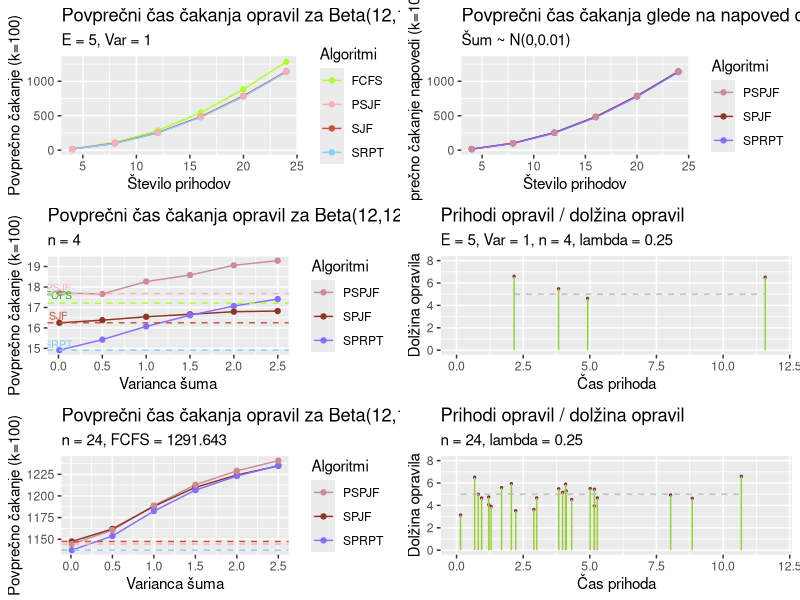

Generate this figure with R:
# Vizualizacija
# dal sem k = 1000 (v PYTHON), dogajajo se cudne stvari, verjetno ni problem v prvotnih algoritmih
#install.packages("ggpubr")

library(ggplot2)
library(tidyr)
library(ggpubr)

b_24 = read.csv("b_24.csv")
#set.seed(0)
#b_24 = casi_prihodov_beta( 0.5, 0.01, 24, 10 , 0.01, 0.25)
#b_24 = as_tibble(b_24)
#write.csv(b_24, "b_24.csv")


Beta_porazdelitev_n = read.csv("beta_n.csv")

Beta = Beta_porazdelitev_n[,0:4]

x = c(4, 8, 12 , 16 , 20 , 24)

z = 5 # povprecni cas cakanja

df = cbind(x ,Beta)

Tabela = df %>% pivot_longer( !x, names_to = "Algoritmi", values_to = "Povprecno cakanje")

#df = cbind(x, Beta_porazdelitev_n)

#=========================================================================================== RISANJE POVP. CASA CAKANJA ==================PREVERI ALPHA IN BETA NUJNO===========================
cakanje_beta = ggplot(Tabela, aes(x=x, y = `Povprecno cakanje`, col = Algoritmi)) +
  geom_line()+
  geom_point() + labs(title = "Povprečni čas čakanja opravil za Beta(12,12)*10", subtitle = "E = 5, Var = 1" ,y = "Povprečno čakanje (k=100)", x = "Število prihodov") +
  ylim(0, 1300) +
  scale_colour_manual(values=c('greenyellow','lightpink1',"tomato3", "lightskyblue"))
#===================================================================================================================================================================




#================================================================================== RISANJE PRIHODOV =================================
prihodi_beta = ggplot(b_24, aes(x=cas_prihoda, y=dolzina_opravila)) + 
  geom_point(size=0.5, color = "violetred4") + 
  geom_segment(aes(x=cas_prihoda, 
                   xend=cas_prihoda, 
                   y=0, 
                   yend=dolzina_opravila), colour = "yellowgreen") +
  labs(y = "Dolžina opravila", x = "Čas prihoda") +
  geom_line(aes(y=z), colour="grey",linetype="dashed") +
  labs(title="Prihodi opravil / dolžina opravil", 
       subtitle="n = 24, lambda = 0.25") +
  ylim(0,8) +
  xlim(0,12)
#=========================================================================

# Tabela za napoved

Beta_predictions = Beta_porazdelitev_n[,5:7]
df_predictions = cbind(x ,Beta_predictions)
Tabela_predictions = df_predictions %>% pivot_longer( !x, names_to = "Algoritmi", values_to = "Povprecno cakanje")


#====================================================================================== RISANJE POVP. CASA CAKANJA NAPOVEDI ================================================================
cakanje_beta_predictions = ggplot(Tabela_predictions, aes(x=x, y = `Povprecno cakanje`, col = Algoritmi)) +
  geom_line()+
  geom_point() + labs(title = "Povprečni čas čakanja glede na napoved opravil", subtitle = "Šum ~ N(0,0.01)" ,y = "Povprečno čakanje napovedi (k=100)", x = "Število prihodov") +
  ylim(0, 1300) +
  scale_colour_manual(values=c('lightpink3',"tomato4", "lightslateblue"))
#==================================================================================================================================================================

Beta_porazdelitev_v = read.csv("beta4_v.csv")
Beta_v = Beta_porazdelitev_v[,5:7]
Var = c(2.5, 2, 1.5 , 1 , 0.5 , 0.01)
df_var = cbind(Var ,Beta_v)
Tabela_var = df_var %>% pivot_longer( !Var, names_to = "Algoritmi", values_to = "Povprecno cakanje")

#========================================================= RISANJE POVP. CAKANJA GLEDE NA VARIANCO ==============================
# RABIL POPRAVIT PODATKE
cakanje_varianca = ggplot(Tabela_var, aes(x=Var, y = `Povprecno cakanje`, col = Algoritmi)) +
  geom_line()+
  geom_point() + labs(title = "Povprečni čas čakanja opravil za Beta(12,12)*10", subtitle = "n = 4" ,y = "Povprečno čakanje (k=100)", x = "Varianca šuma") +
  geom_hline(yintercept=17.20937,linetype="dashed", color = "greenyellow") +
  annotate("text", x=0, y=17.6, label="FCFS", size = 2.7, color = "green3") +
  scale_colour_manual(values=c('lightpink3',"tomato4", "lightslateblue")) +
  geom_hline(yintercept=17.67441, linetype="dashed", color = "lightpink1") +
  annotate("text", x=0, y=17.97441, label="PSJF", size = 2.7, color = "lightpink1") +
  geom_hline(yintercept=16.24942, linetype="dashed", color = "tomato3") +
  annotate("text", x=0, y=16.59, label="SJF", size = 2.7, color = "tomato3") +
  geom_hline(yintercept=14.91326, linetype="dashed", color = "lightskyblue") +
  annotate("text", x=0, y=15.2, label="SRPT", size = 2.7, color = "lightskyblue")
#================================================================================================================================================================================
# lahko zamenjam samo na grse fonte (r nima lepih fontov ki podpirajo sumnike)
Beta_porazdelitev_v_24 = read.csv("beta_v.csv")
Beta_v_24 = Beta_porazdelitev_v_24[,5:7]
Var = c(2.5, 2, 1.5 , 1 , 0.5 , 0.01)
df_var_24 = cbind(Var ,Beta_v_24)
Tabela_var_24 = df_var_24 %>% pivot_longer( !Var, names_to = "Algoritmi", values_to = "Povprecno cakanje")
#========================================================= RISANJE POVP. CAKANJA GLEDE NA VARIANCO 24 ==============================
# RABIL POPRAVIT PODATKE
cakanje_varianca_24 = ggplot(Tabela_var_24, aes(x=Var, y = `Povprecno cakanje`, col = Algoritmi)) +
  geom_line()+
  geom_point() + labs(title = "Povprečni čas čakanja opravil za Beta(12,12)*10", subtitle = "n = 24, FCFS = 1291.643" ,y = "Povprečno čakanje (k=100)", x = "Varianca šuma") +
  scale_colour_manual(values=c('lightpink3',"tomato4", "lightslateblue")) +
  geom_hline(yintercept=1144.338, linetype="dashed", color = "lightpink1") +
  geom_hline(yintercept=1147.34, linetype="dashed", color = "tomato3") +
  geom_hline(yintercept=1137.292, linetype="dashed", color = "lightskyblue")
#================================================================================================================================================================================
#set.seed(0)
#b_4 = casi_prihodov_beta( 0.5, 0.01, 4, 10 , 0.01, 0.25)
#b_4 = as_tibble(b_4)
#write.csv(b_4, "b_4.csv")
b_4 = read.csv("b_4.csv")
#================================================================================== RISANJE PRIHODOV 4 =================================
prihodi_beta_4 = ggplot(b_4, aes(x=cas_prihoda, y=dolzina_opravila)) + 
  geom_point(size=0.5, color = "violetred4") + 
  geom_segment(aes(x=cas_prihoda, 
                   xend=cas_prihoda, 
                   y=0, 
                   yend=dolzina_opravila), colour = "yellowgreen") +
  labs(y = "Dolžina opravila", x = "Čas prihoda") +
  geom_line(aes(y=z), colour="grey",linetype="dashed") +
  labs(title="Prihodi opravil / dolžina opravil", 
       subtitle="E = 5, Var = 1, n = 4, lambda = 0.25") +
  ylim(0,8) +
  xlim(0,12)
#=========================================================================



ggarrange(cakanje_beta,cakanje_beta_predictions,cakanje_varianca ,prihodi_beta_4,cakanje_varianca_24,prihodi_beta,
          ncol = 2, nrow = 3)


# CE KDO ZNA PREUREDIT VRSTNI RED LEGENDE BI BLO KUL , JZ GREM JOKAT

